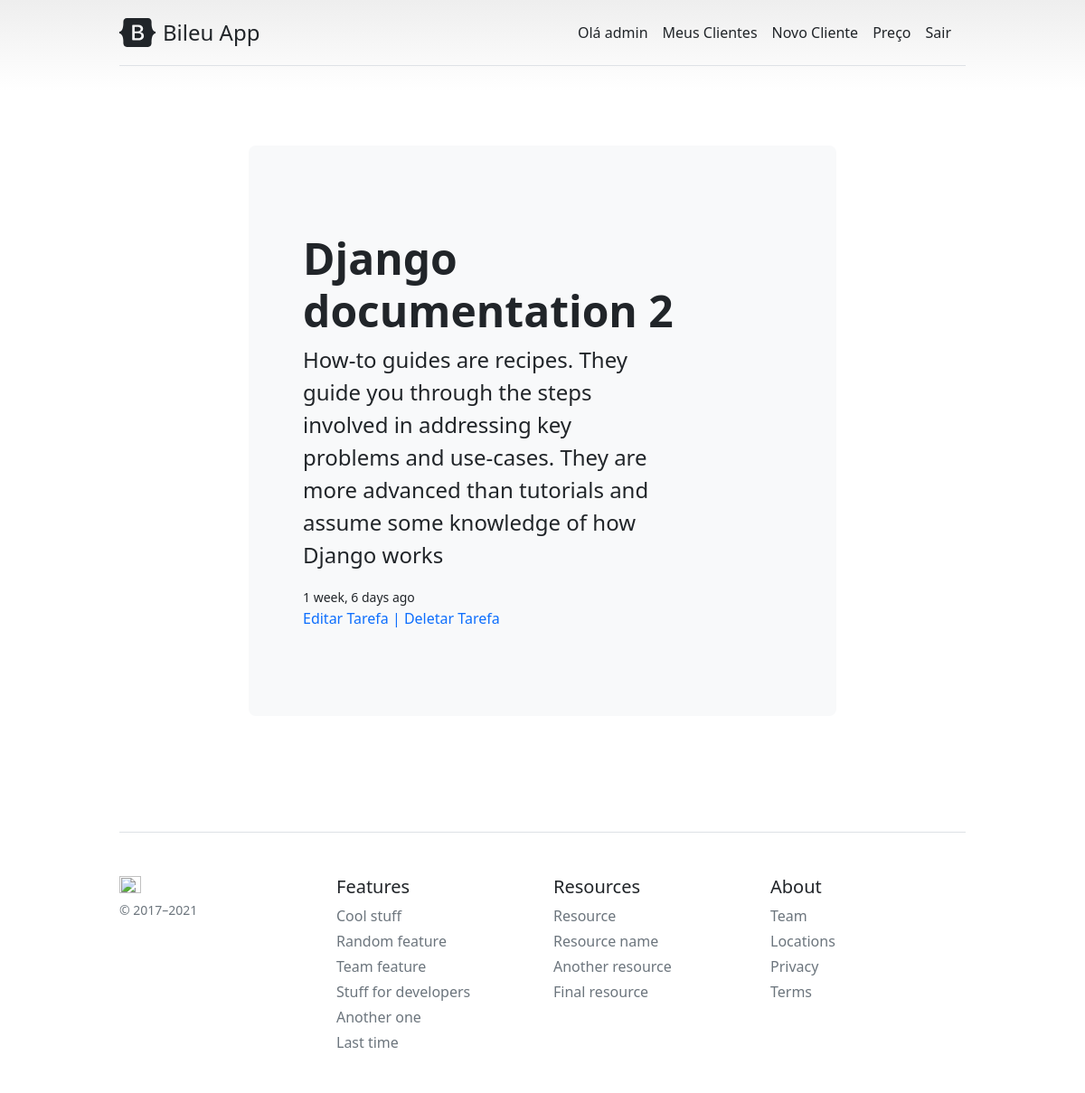
Page /task/12 (signed in) on the committed database.
### tasks/models.py (models this page shows, shortened)
class Task(models.Model):
    STATUS = (
        ('Fazendo', 'Fazendo'),
        ('Feito', 'Feito'),
    )
    title = models.CharField(max_length=255)
    descripition = models.TextField()
    done = models.CharField(
        max_length=15,
        choices=STATUS,
        )
    user = models.ForeignKey(get_user_model(), on_delete=models.CASCADE)
    create_at = models.DateTimeField(auto_now_add=True)
    update_at = models.DateTimeField(auto_now=True)

### tasks/views.py (the view)
# urls.py: path('task/<int:id>', views.taskView, name="task-view"),
@login_required
def taskView(request, id):
    task = get_object_or_404(Task, pk=id)
    return render(request, 'tasks/task.html', {'task': task})

### tasks/templates/tasks/task.html (shortened to what this page needs)
{% extends 'base.html' %}
{% block content %}
{% load humanize %}
<div class="p-5 mb-2 bg-light rounded-3">
  <div class="container-fluid py-5">
    <h1 class="display-5 fw-bold">{{ task.title }}</h1>
    <p class="col-md-9 fs-4">{{ task.descripition }}</p>
    <small>{{ task.update_at|naturaltime }}</small>
    <br>
    <a class="text-decoration-none" href="/edittask/{{ task.id }}">Editar Tarefa </a>
    <a class="text-decoration-none" href="/delete/{{ task.id }}">| Deletar Tarefa</a>
  </div>
</div>
{% endblock %}

### tasks/templates/base.html (shortened to what this page needs)
{% load static %}
<!doctype html>
<html lang="en">
<head>
    <link rel="stylesheet" href="{% static 'css/styles.css' %}">
    <link rel="stylesheet" href="https://cdn.jsdelivr.net/npm/bootstrap@5.2.3/dist/css/bootstrap.min.css"
>
</head>
<body>
    <div class="container py-3">
        <header>
            <div class="d-flex flex-column flex-md-row align-items-center pb-3 mb-4 border-bottom">
                <a href="/" class="d-flex align-items-center text-dark text-decoration-none">
                    <span class="fs-4" style="font-weight:500;">Bileu App</span>
                </a>
                <nav class="d-inline-flex mt-2 mt-md-0 ms-md-auto">
                    {% if user.is_authenticated %}
                    <a class="me-3 py-2 text-dark text-decoration-none" href="#">Olá {{user.username}}</a>
                    <a class="me-3 py-2 text-dark text-decoration-none" href="/client-read">Meus Clientes</a>
                    <a class="me-3 py-2 text-dark text-decoration-none" href="/client-create">Novo Cliente</a>
                    <a class="me-3 py-2 text-dark text-decoration-none" href="#">Preço</a>
                    {% else %}
                    <a class="me-3 py-2 text-dark text-decoration-none" href="/accounts/login">Entrar</a>
                    {% endif %}
                    {% if user.is_authenticated %}
                    <a class="me-3 py-2 text-dark text-decoration-none" href="/accounts/logout">Sair</a>
                    {% endif %}
                </nav>
            </div>
            <div class="pricing-header p-3 pb-md-4 mx-auto text-center">
            </div>
        </header>
        <main class="container-main">
            <br>
            {% block content %}
            {% endblock %}
            <br><br><br>
        </main>
        <footer class="pt-4 my-md-5 pt-md-5 border-top">
            <div class="row">
                <div class="col-12 col-md">
                    <img class="mb-2" src="https://getbootstrap.com/docs/5.0/assets/brand/bootstrap-logo.svg" alt="" width="24" height="19">
                    <small class="d-block mb-3 text-muted">&copy; 2017–2021</small>
                </div>
                <div class="col-6 col-md">
                    <h5>Features</h5>
                    <ul class="list-unstyled text-small">
                        <li class="mb-1"><a class="link-secondary text-decoration-none" href="#">Cool stuff</a></li>
                        <li class="mb-1"><a class="link-secondary text-decoration-none" href="#">Random feature</a></li>
                        <li class="mb-1"><a class="link-secondary text-decoration-none" href="#">Team feature</a></li>
                        <li class="mb-1"><a class="link-secondary text-decoration-none" href="#">Stuff for
                                developers</a></li>
                        <li class="mb-1"><a class="link-secondary text-decoration-none" href="#">Another one</a></li>
                        <li class="mb-1"><a class="link-secondary text-decoration-none" href="#">Last time</a></li>
                    </ul>
                </div>
                <div class="col-6 col-md">
                    <h5>Resources</h5>
                    <ul class="list-unstyled text-small">
                        <li class="mb-1"><a class="link-secondary text-decoration-none" href="#">Resource</a></li>
                        <li class="mb-1"><a class="link-secondary text-decoration-none" href="#">Resource name</a></li>
                        <li class="mb-1"><a class="link-secondary text-decoration-none" href="#">Another resource</a>
                        </li>
                        <li class="mb-1"><a class="link-secondary text-decoration-none" href="#">Final resource</a></li>
                    </ul>
                </div>
                <div class="col-6 col-md">
                    <h5>About</h5>
                    <ul class="list-unstyled text-small">
                        <li class="mb-1"><a class="link-secondary text-decoration-none" href="#">Team</a></li>
                        <li class="mb-1"><a class="link-secondary text-decoration-none" href="#">Locations</a></li>
                        <li class="mb-1"><a class="link-secondary text-decoration-none" href="#">Privacy</a></li>
                        <li class="mb-1"><a class="link-secondary text-decoration-none" href="#">Terms</a></li>
                    </ul>
                </div>
            </div>
        </footer>
    </div>
</body>
</html>

### tasks/static/css/styles.css (style rules this page uses)
body { background-image: linear-gradient(180deg, #eee, #fff 100px, #fff); }
.container { max-width: 960px; }
.pricing-header { max-width: 700px; }

### tasks/templates/base.html (style rules this page uses)
body { background-image: linear-gradient(180deg, #eee, #fff 100px, #fff); }
.container { max-width: 960px; }
.container-main { max-width: 650px; margin-left: auto; margin-right: auto; }
.pricing-header { max-width: 700px; }

### rows in the picture
Task: title "Django documentation 2", descripition "How-to guides are recipes. They guide you through the steps involved in addressing key problems and use-cases. They are more advanced than tutorials and assume some knowledge of how Django works", update_at "1 week, 6 days ago"

### other values in the picture
{{ user.username }} "admin"
